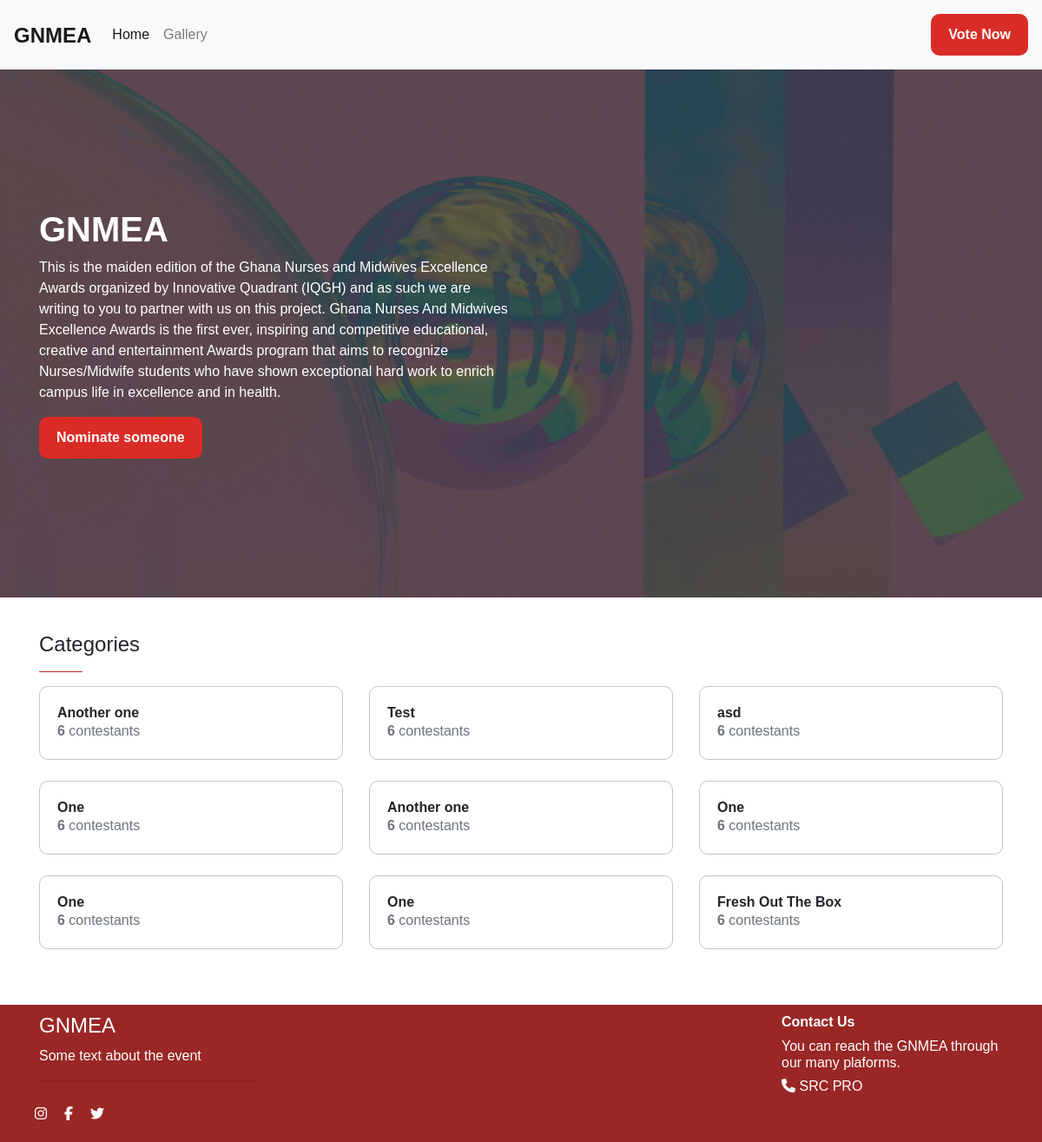
The page / on the database its author committed.
### app.py (models this page shows, shortened)
class Category(db.Model):
    tablename = ['Cateogy']
    id = db.Column(db.Integer, primary_key=True)
    title = db.Column(db.String)
    date_created = db.Column(db.DateTime, default=datetime.utcnow)

### app.py (the view)
@app.route('/',methods=['GET','POST'])
def home():
    limitpost = Posts.query.order_by(Posts.id.desc()).limit(3).all()
    categories = Category.query.order_by(Category.id.desc()).all()
    print("The Posts" + str(limitpost))
    return render_template('index.html', categories=categories,limitpost=limitpost)

### app.py (called while the page is built)
    def __repr__(self):
        return f"Posts('{self.id}', '{self.title}')"

### templates/index.html (shortened to what this page needs)
{% extends "layout.html" %}
{% block body %}
<section id="hero">
    <div class="overlay">
        <div class="container">
            <div class="row">
                <div class="col-md-6 ">
                    <h1><b>GNMEA</b></h1>
                    <p>This is the maiden edition of the Ghana Nurses and Midwives Excellence Awards organized by Innovative Quadrant (IQGH) and as such we are writing to you to partner with us on this project. Ghana Nurses And Midwives Excellence Awards is the first ever, inspiring and competitive educational, creative and entertainment  Awards program that aims to recognize Nurses/Midwife students who have shown exceptional hard work to enrich campus life in excellence and in health.
                    </p>
                    <a href="{{url_for("addcontestant")}}">
                        <button class="button">Nominate someone</button>
                    </a>
                </div>
            </div>
        </div>
    </div>
</section>
<section id="conversations">
<div class="container">
    <div class="flexrow">
        <div>
            <h4>Categories</h4>
            <hr class="header-line">
        </div>
    </div>
    <div class="row">
        {% for category in categories %}
        <div class="col-md-4" >
                <div data-aos="fade-up" data-aos-delay="100">
                <div class="conversation">
                <a href='{{url_for("showCategory", category=category.title)}}'>
                    <div style="padding: 10px;">
                        <h6 style="margin-bottom: 0; align-items: center;"><b>{{category.title}}</b></h6>
                        <p class="text-muted" style="margin-bottom: 0;"><b>6</b> contestants</p>
                    </div>
                </a>
            </div>
        </div>
        </div>
        {% endfor %}
    </div>
</div>
</section>
<footer id="footer">
    <div class="container">
        <div class="row">
            <div class="col-md-3">
                <h4>GNMEA </h4>
                <p>Some text about the event</p>
                <hr style="color: white;">
                <div class="row">
                <div class="icon">
                    <i class="fa fa-instagram" aria-hidden="true"></i>
                </div>
                <div class="icon">
                    <i class="fa fa-facebook" aria-hidden="true"></i>
                </div>
                <div class="icon">
                    <i class="fa fa-twitter" aria-hidden="true"></i>
                </div>
            </div>
            </div>
<div class="col-md-6"></div>
            <div class="col-md-3">
                <h6><b>Contact Us</b></h6>
                <h6>You can reach the GNMEA through our many plaforms. </h6>
                <a style="color: white;" href="tel:0505672569"><h6><i class="fa fa-phone" aria-hidden="true"></i> SRC PRO</h6></a>
            </div>
        </div>
    </div>
</footer>
{% endblock %}

### static/css/style.css (style rules this page uses)
html { scroll-behavior: smooth }
body { font-family: 'Plus Jakarta Display', sans-serif; }
a { text-decoration: none; color: inherit; }
.button { background-color: #DA2C27; padding: 12px 20px; font-weight: 300; border: none; border-radius: 10px; color: white; font-weight: bold; }
#hero { width: 100vw; background-image: url(../img/hero.jpg); background-position: center; background-attachment: fixed; background-size: cover; color: white; }
.overlay { width: 100%; padding-top: 20vh; padding-bottom: 20vh; background-color: rgba(0, 0, 0, 0.636); position: relative; }
section { margin-bottom: 5vh; }
.header-line { width: 50px; text-align: left; margin-left: 0; background-color:#DA2C27; }
.flexrow { display: flex; justify-content: space-between; }
.conversation { display: flex; border: 1px solid rgba(128, 128, 128, 0.466); border-radius: 10px; padding:10px; margin-bottom: 3vh; }
footer { background-color: #992726; width: 100vw; padding:10px; color: white; }
.icon { padding: 10px; }

### rows shown on the page
Category: title "Another one"
Category: title "Test"
Category: title "asd"
Category: title "One"
Category: title "Another one"
Category: title "One"
Category: title "One"
Category: title "One"
Category: title "Fresh Out The Box"
